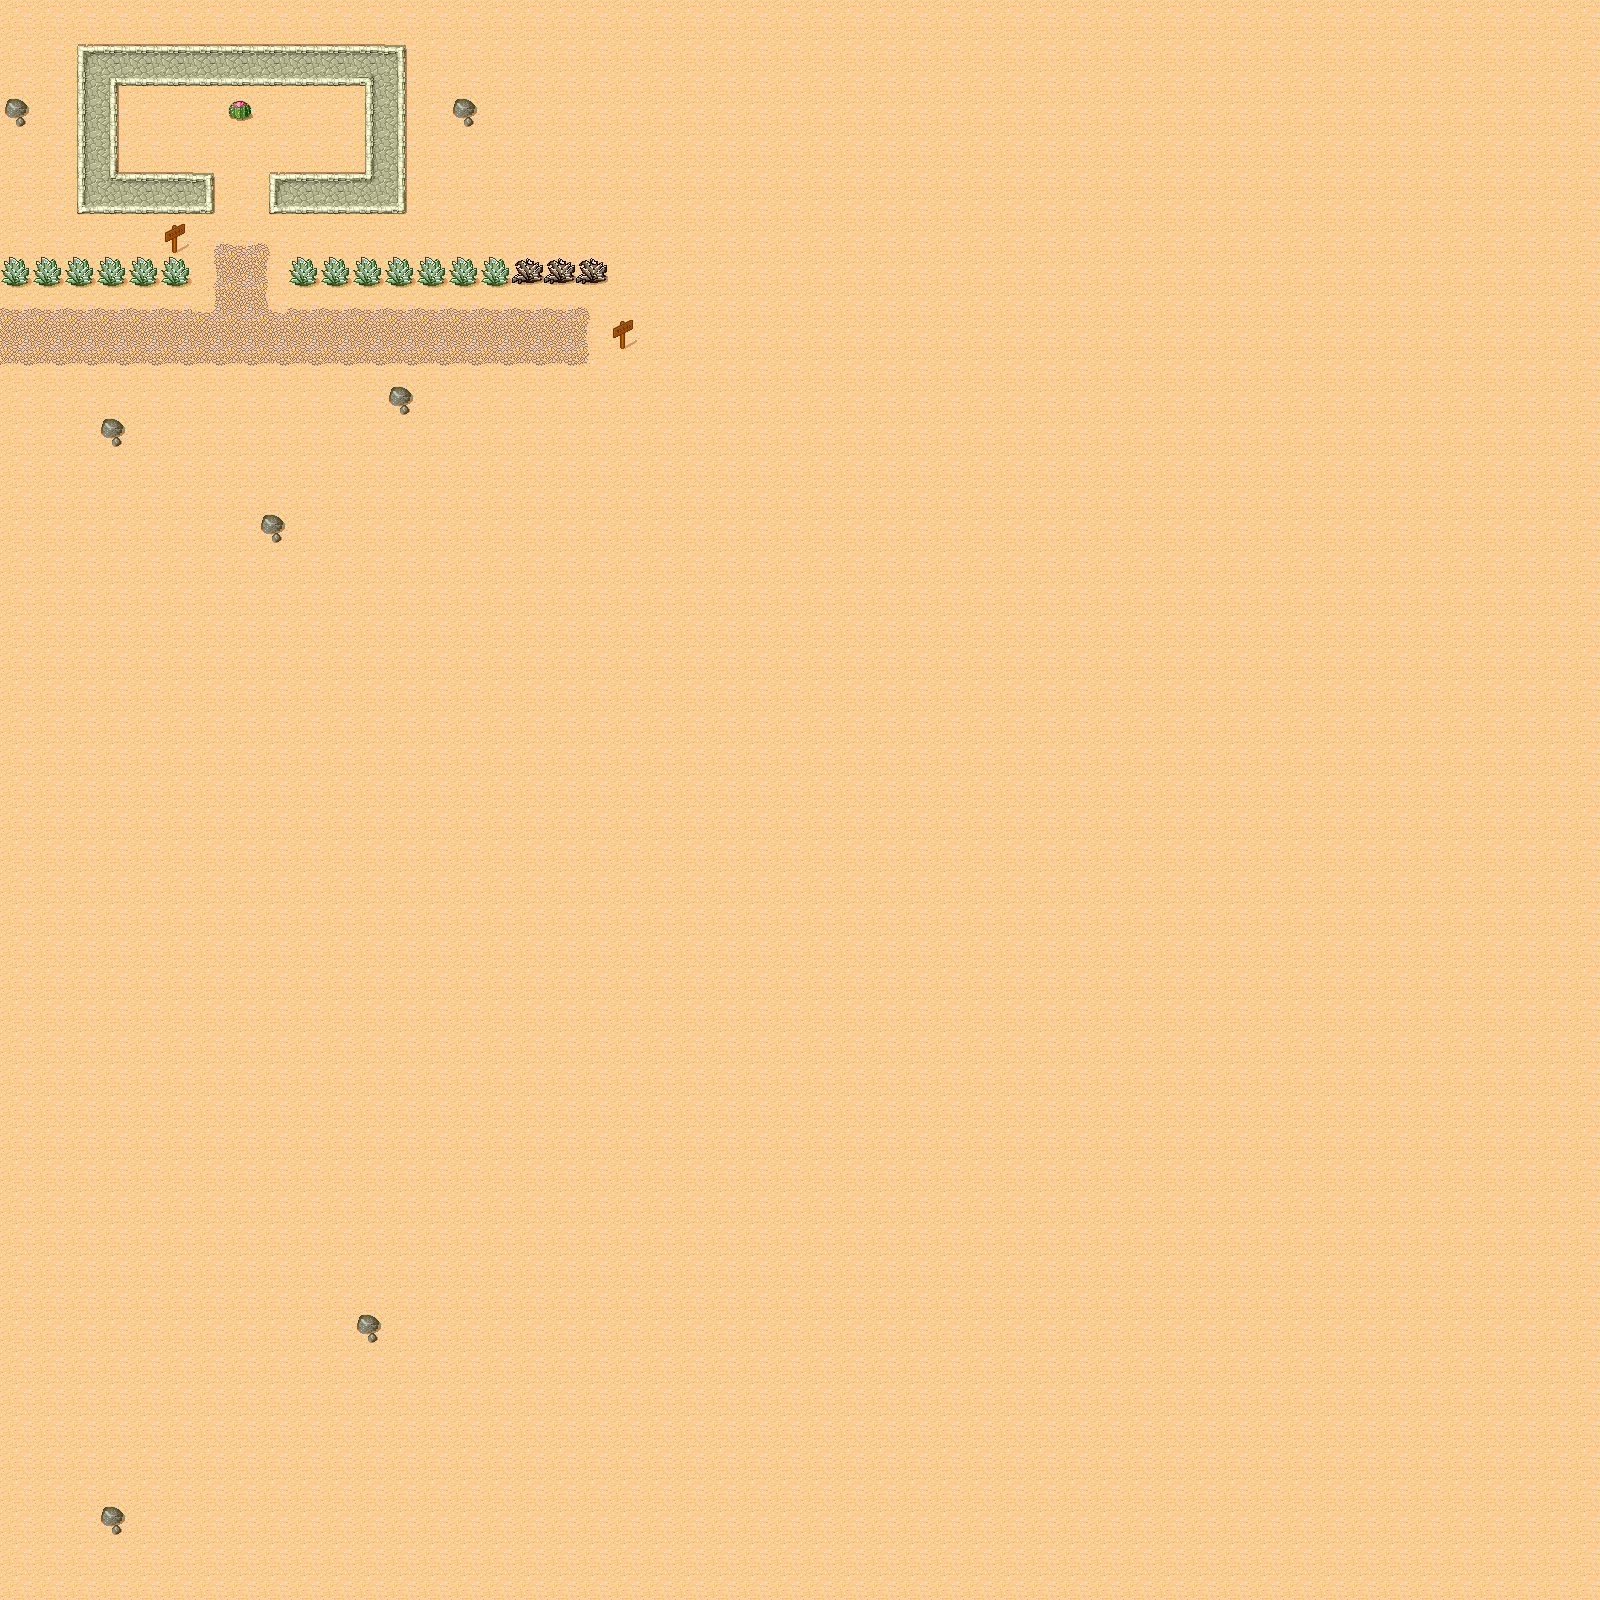

This is a level from a 2D game, rendered from its Tiled map with the project's own tilesets. A one-line summary and the map file follow, with tile-layer data summarised:
An orthogonal 50x50 tile map with 32x32 px tiles, 1 tile layer (Background) and 1 object (SpawnPoint).

<map version="1.0" orientation="orthogonal" width="50" height="50" tilewidth="32" tileheight="32">
 <tileset firstgid="1" name="tmw_desert_spacing" tilewidth="32" tileheight="32" spacing="1" margin="1">
  <image source="tmw_desert_spacing.png" width="265" height="199" />
 </tileset>
 <layer name="Background" width="50" height="50">
  <data>[2500 cells, 2500 non-empty, 28 distinct tile ids]</data>
 </layer>
 <objectgroup name="Objects" width="50" height="50">
  <object name="SpawnPoint" x="48" y="330" />
 </objectgroup>
</map>
